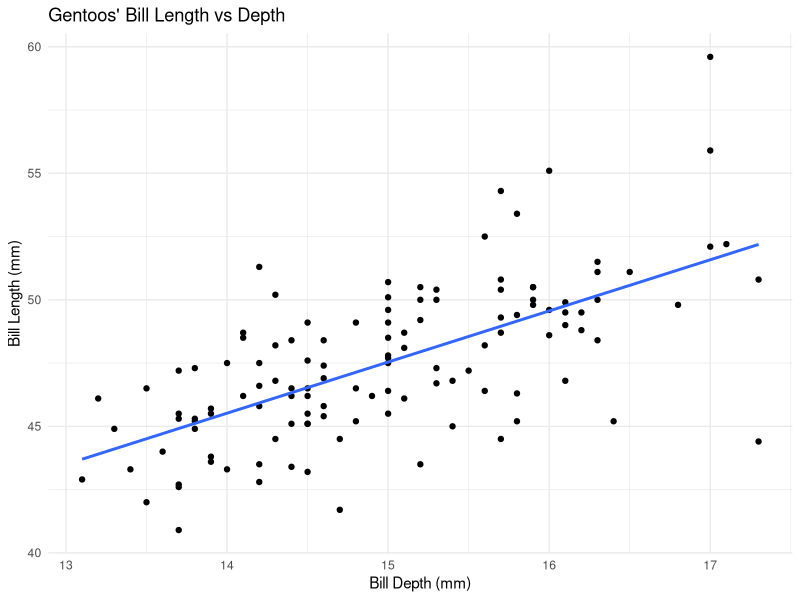
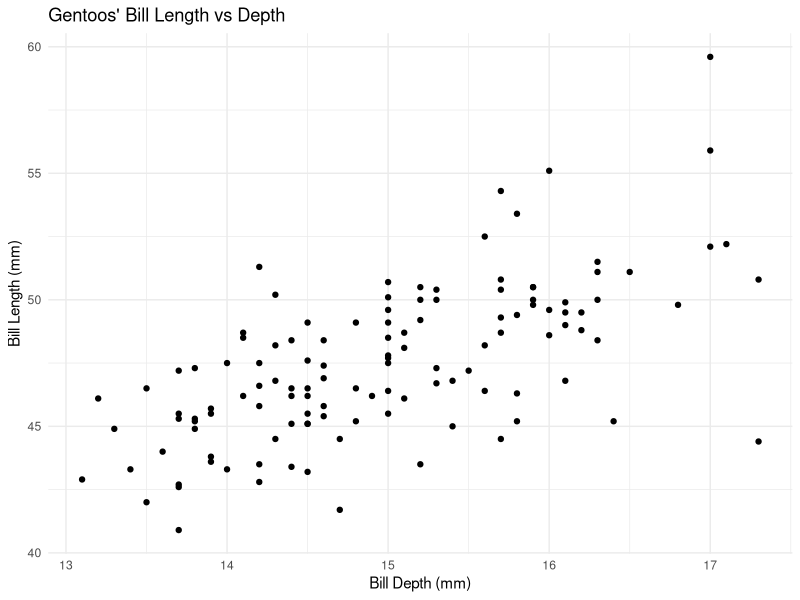
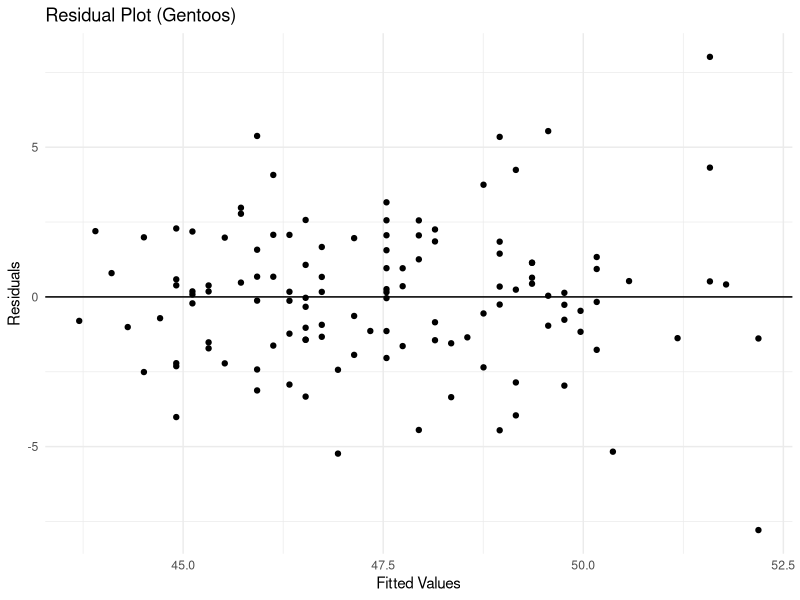
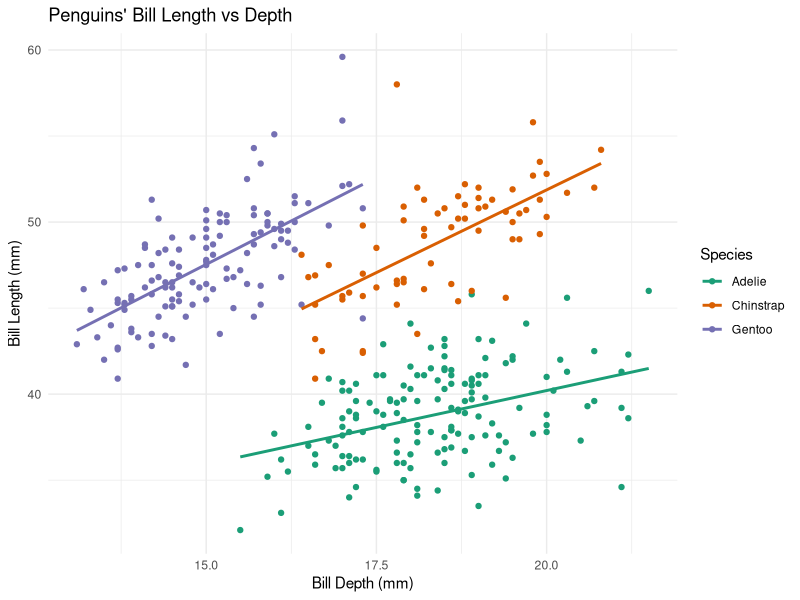
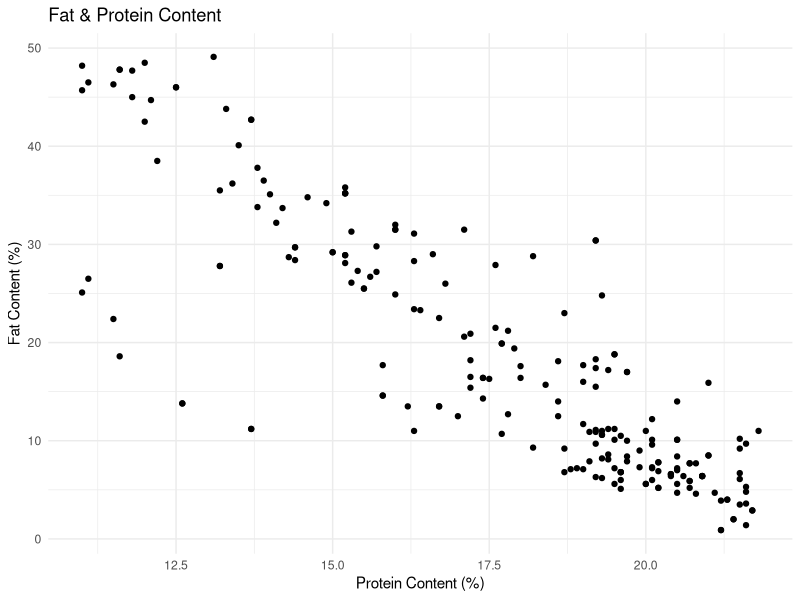
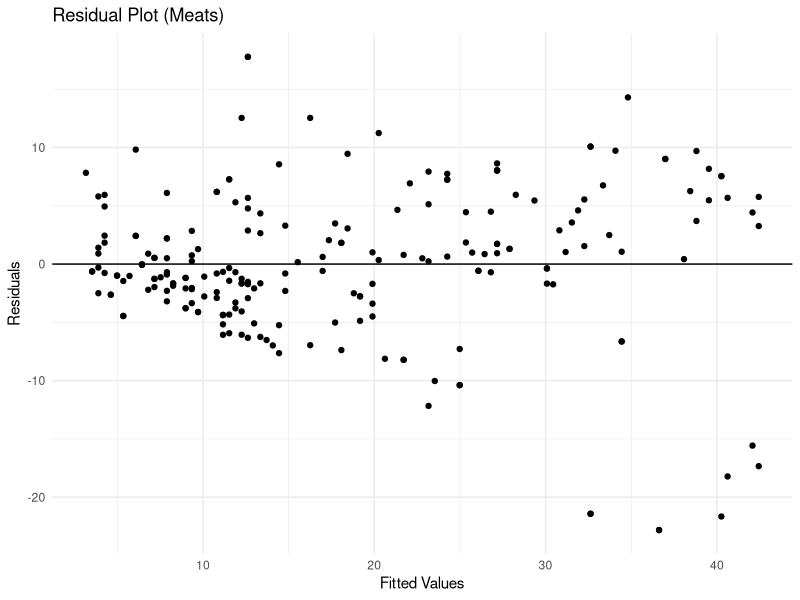

The R script that drew these images, in order:
## ---- chunk 1
#| message: false
#| warning: false
library(tidyverse)
library(modeldata)
library(broom)
## ---- chunk 2
#| message: false
#| warning: false
gentoos <- penguins %>% 
  filter(species == "Gentoo")
## ---- chunk 3
#| message: false
#| warning: false
ggplot(
  gentoos,
  aes(x = bill_depth_mm, 
      y = bill_length_mm)
) +
  geom_point() +
  geom_smooth(method = "lm", 
              se = FALSE
  ) +
  labs(
    title = "Gentoos' Bill Length vs Depth",
    x = "Bill Depth (mm)",
    y = "Bill Length (mm)"
  ) +
  theme_minimal()
## ---- chunk 4
#| message: false
#| warning: false
model_gentoos <- lm(bill_length_mm ~ bill_depth_mm, data = gentoos)
summary(model_gentoos)
## ---- chunk 5
#| message: false
#| warning: false
predicted_length <- 2.0208 * 15.5 + 17.2295
## ---- chunk 6
#| message: false
#| warning: false

true_length <- gentoos %>% 
  filter(bill_depth_mm == 15.5) %>% 
  pull(bill_length_mm)
## ---- chunk 7
#| message: false
#| warning: false

residual_gentoos <- predicted_length - true_length
## ---- chunk 8
#| message: false
#| warning: false
ggplot(
  gentoos,
  aes(x = bill_depth_mm, 
      y = bill_length_mm)
) +
  geom_point() +
  labs(
    title = "Gentoos' Bill Length vs Depth",
    x = "Bill Depth (mm)",
    y = "Bill Length (mm)"
  ) +
  theme_minimal()
## ---- chunk 9
#| message: false
#| warning: false

summary(model_gentoos)
## ---- chunk 10
#| message: false
#| warning: false
gentoos_aug <- augment(model_gentoos)
## ---- chunk 11
#| message: false
#| warning: false
ggplot(
  gentoos_aug,
  aes(x = .fitted, 
      y = .resid)
) +
  geom_point() +
  geom_hline(yintercept = 0) +
  labs(
    title = "Residual Plot (Gentoos)",
    x = "Fitted Values",
    y = "Residuals"
  ) +
  theme_minimal()
## ---- chunk 12
#| message: false
#| warning: false
ggplot(
  penguins,
  aes(x = bill_depth_mm, 
      y = bill_length_mm,
      color = species)
) +
  geom_point() +
  geom_smooth(method = "lm", 
              se = FALSE
  ) +
  labs(
    title = "Penguins' Bill Length vs Depth",
    x = "Bill Depth (mm)",
    y = "Bill Length (mm)",
    color = "Species"
  ) +
  theme_minimal() +
  scale_color_brewer(palette = "Dark2")
## ---- chunk 13
#| message: false
#| warning: false
ggplot(
  meats,
  aes(x = protein, 
      y = fat)
) +
  geom_point() +
  labs(
    title = "Fat & Protein Content",
    x = "Protein Content (%)",
    y = "Fat Content (%)"
  ) +
  theme_minimal()
## ---- chunk 14
#| message: false
#| warning: false
model_meats <- lm(fat ~ protein, data = meats)
summary(model_meats)
## ---- chunk 15
#| message: false
#| warning: false

meats_aug <- augment(model_meats)
## ---- chunk 16
#| message: false
#| warning: false

ggplot(
  meats_aug,
  aes(x = .fitted, 
      y = .resid)
) +
  geom_point() +
  geom_hline(yintercept = 0) +
  labs(
    title = "Residual Plot (Meats)",
    x = "Fitted Values",
    y = "Residuals"
  ) +
  theme_minimal()
## ---- chunk 17
#| message: false
#| warning: false
summary(model_meats)
## ---- chunk 18
#| message: false
#| warning: false

predicted_fat <- -3.6358 * 13.1 + 82.4334
## ---- chunk 19
#| message: false
#| warning: false

true_fat <- meats %>% 
  filter(protein == 13.1) %>% 
  pull(fat)
## ---- chunk 20
#| message: false
#| warning: false

residual_meats <- predicted_fat - true_fat
